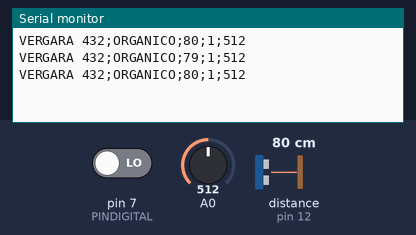
The sketch below on a simulated Arduino Uno, built with avr-gcc and run on an emulated ATmega328P. Parts: the last lines printed to the serial monitor. Wiring (inferred from the names in the program): ultrasonic range finder: trigger pin 10; echo pin 12. Inputs (shaded band) come from the test bench; at power-on: distance to the obstacle (sensor on pin 12) 80 cm, A0 = 512, pin 7 (PINDIGITAL) LOW. The echo pulse lasts 58.3 µs per cm.

Above: at 1.3 s.
1.4 s: distance to the obstacle (sensor on pin 12) set to 2 cm
At 1.9 s:
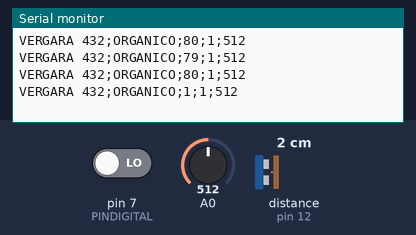
2.9 s: A0 set to 716
At 3.4 s:
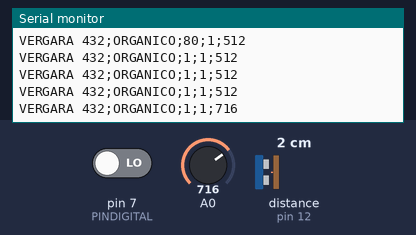
4.4 s: pin 7 (PINDIGITAL) driven HIGH
At 4.9 s:
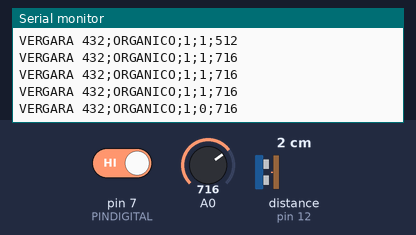
5.9 s: distance to the obstacle (sensor on pin 12) set to 4 cm
At 6.4 s:
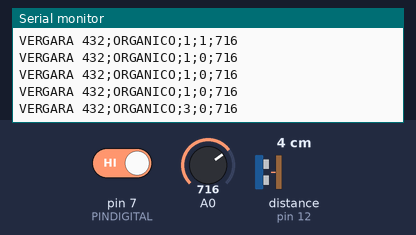
7.4 s: A0 set to 900
At 7.9 s:
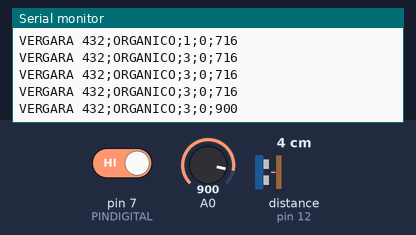
8.9 s: pin 7 (PINDIGITAL) driven LOW
At 9.5 s:
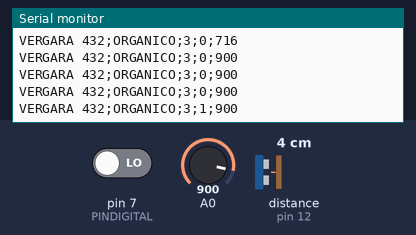
Timing chart, 0 to 11.4 s (numbered marks = the images above; inputs shaded):
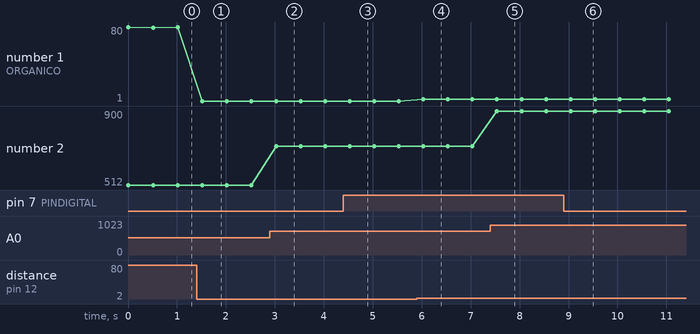

Measured:
- after the input at 1.4 s, the serial monitor: prints a new line after 0.12 s (image 1)
- after the input at 2.9 s, the serial monitor: prints a new line after 0.12 s (image 2)
- after the input at 4.4 s, the serial monitor: prints a new line after 0.13 s (image 3)
- after the input at 5.9 s, the serial monitor: prints a new line after 0.13 s (image 4)
- after the input at 7.4 s, the serial monitor: prints a new line after 0.14 s (image 5)
- after the input at 8.9 s, the serial monitor: prints a new line after 0.14 s (image 6)
- plotted number 1: 1 → 3 after the input at 5.9 s
- plotted number 2: 512 → 716 after the input at 2.9 s, 716 → 900 after the input at 7.4 s

The sketch:

artefacto.ino
```cpp
#define trigPin 10
#define echoPin 12
#define PINDIGITAL 7

int s_analogica_mq135=A0;

int F_Digital(int pin){
  int valdig = digitalRead(pin);
  return !valdig;
}

void setup() {
  Serial.begin(9600);
  pinMode(trigPin,OUTPUT);
  pinMode(echoPin,INPUT);
  pinMode(PINDIGITAL,INPUT);
}

void loop() {
  long duration,distance;
  int valDigital = F_Digital(PINDIGITAL);
  s_analogica_mq135=analogRead(0);
  digitalWrite(trigPin,LOW);
  delayMicroseconds(2);
  digitalWrite(trigPin,HIGH);
  delayMicroseconds(10);
  digitalWrite(trigPin,LOW);
  duration = pulseIn(echoPin,HIGH);
  distance = (duration/2)/29.1;
  Serial.println(String("VERGARA 432")+";"+String("ORGANICO")+";"+String(distance)+";"+String(valDigital)+";"+String(s_analogica_mq135));
  delay(500);
}
```
